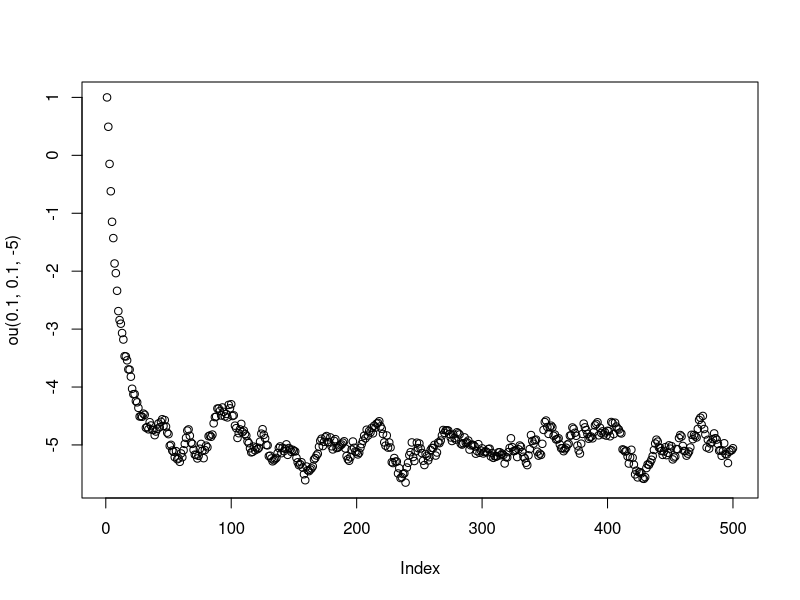
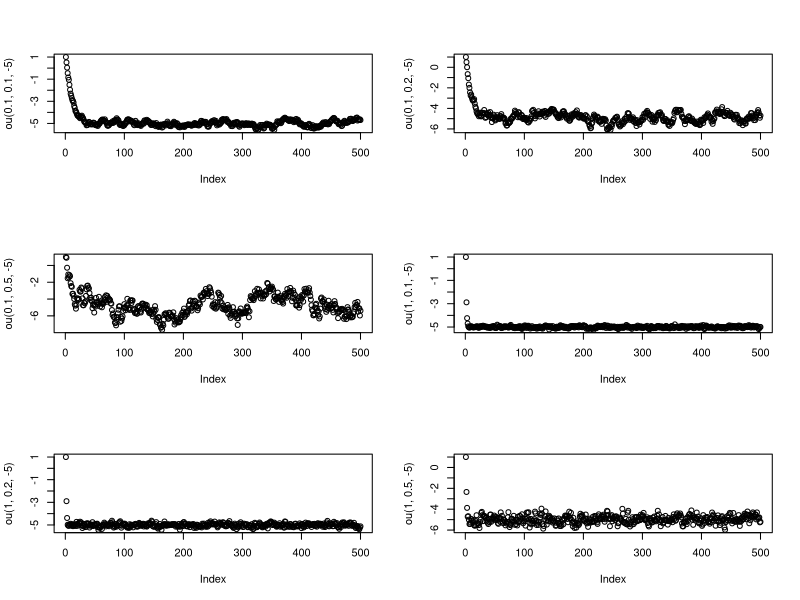
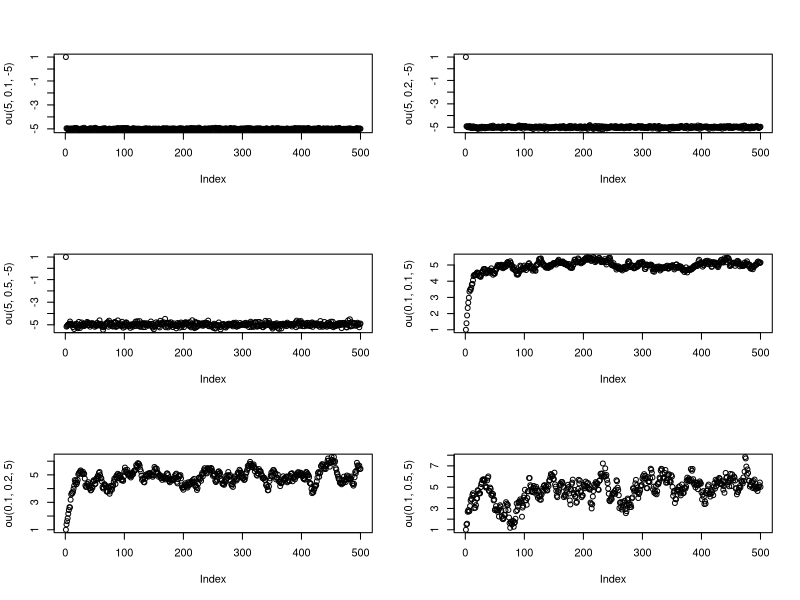
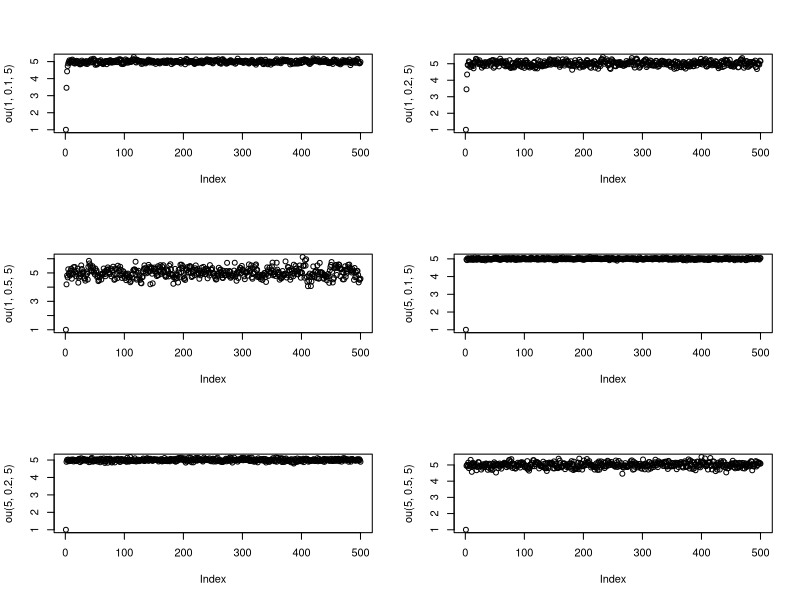
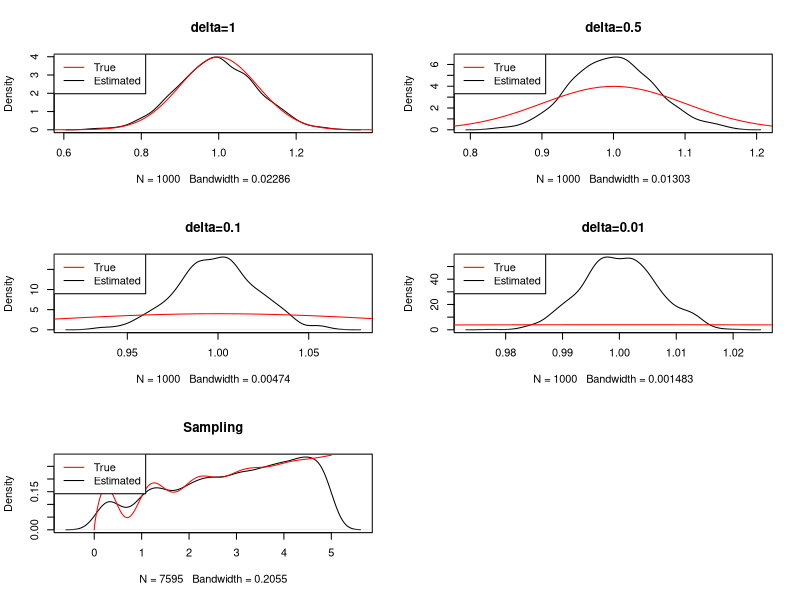

Recreate these plots in R, in order.
## ---- chunk 1
ou <- function(alpha,sigma, b){
  r <- rep(0,500)
  r[1] <- 1
  t <- 500
  delta <- 1/500
for (i in 2:500){
  r[i] <- exp(-alpha)*r[i-1]+b*(1-exp(-alpha))+
    (sigma/sqrt(2*alpha))*sqrt(1-exp(-2*alpha))*rnorm(1)
}
  return(r)
}
##For example
plot(ou(0.1,0.1,-5))
##Aggregate
par(mfrow=c(3,2))
plot(ou(0.1,0.1,-5));plot(ou(0.1,0.2,-5));plot(ou(0.1,0.5,-5))
plot(ou(1,0.1,-5));plot(ou(1,0.2,-5));plot(ou(1,0.5,-5))
par(mfrow=c(3,2))
plot(ou(5,0.1,-5));plot(ou(5,0.2,-5));plot(ou(5,0.5,-5))
plot(ou(0.1,0.1,5));plot(ou(0.1,0.2,5));plot(ou(0.1,0.5,5))
par(mfrow=c(3,2))
plot(ou(1,0.1,5));plot(ou(1,0.2,5));plot(ou(1,0.5,5))
plot(ou(5,0.1,5));plot(ou(5,0.2,5));plot(ou(5,0.5,5))
## ---- chunk 2
euler <- function(delta,alpha,sigma,b){
  n <- 1/delta
  r <- rep(0,n+1)
  r[1] <- 1
  for (i in 2:(n+1)){
    r[i] <- r[i-1]+ alpha * (b-r[i-1]) * delta + sigma * rnorm(1,0,delta)
  }
  r[n+1]
}
delta <- c(1,0.5,0.1,0.01)
x <- matrix(0,4,1000)
for (j in 1:4) {
  for (k in 1:1000) {
    ##We choose b=1 so that it is martingale
    ##r(1) should have mean=1
    x[j,k] <- euler(delta[j],1,0.1,1)
  }
}
plot(density(x[1,]),main = "delta=1")
lines(seq(0.5,1.5,0.01),dnorm(seq(0.5,1.5,0.01),1,0.1),col="red")
legend("topleft", c("True","Estimated"), col = c("red","black"),cex = 1,lwd = 1)
plot(density(x[2,]),main = "delta=0.5")
lines(seq(0.5,1.5,0.01),dnorm(seq(0.5,1.5,0.01),1,0.1),col="red")
legend("topleft", c("True","Estimated"), col = c("red","black"),cex = 1,lwd = 1)
plot(density(x[3,]),main = "delta=0.1")
lines(seq(0.5,1.5,0.01),dnorm(seq(0.5,1.5,0.01),1,0.1),col="red")
legend("topleft", c("True","Estimated"), col = c("red","black"),cex = 1,lwd = 1)
plot(density(x[4,]),main = "delta=0.01")
lines(seq(0.5,1.5,0.01),dnorm(seq(0.5,1.5,0.01),1,0.1),col="red")
legend("topleft", c("True","Estimated"), col = c("red","black"),cex = 1,lwd = 1)

## ---- chunk 3
l <- function(t){
  sqrt(t) + exp(-t) * sin(2* pi* t)
}
integrate(l,0,5)
## ---- chunk 4
thinning <- function(lambda,T){
 ##lambda is the upper bound
l <- function(t){
  sqrt(t) + exp(-t) * sin(2* pi* t)
}
t <- 0
s <- c()
while(t<=T){
  if(runif(1)<=l(t)/lambda){s <- c(s,t)}
  t.new=t-log(runif(1))/lambda
  t <- t.new
  }
s
}
thinning(sqrt(5)+1,5)
## ---- chunk 5
m <- c()
for (i in 1:1000){
  m <- c(m,thinning(sqrt(5)+1,5))
}
l1 <- function(t){
  (sqrt(t) + exp(-t) * sin(2* pi* t))/7.607738
}
plot(density(m),main = "Sampling")
lines(seq(0,5,0.001),l1(seq(0,5,0.001)),col="red")
legend("topleft", c("True","Estimated"), col = c("red","black"),cex = 1,lwd = 1)
